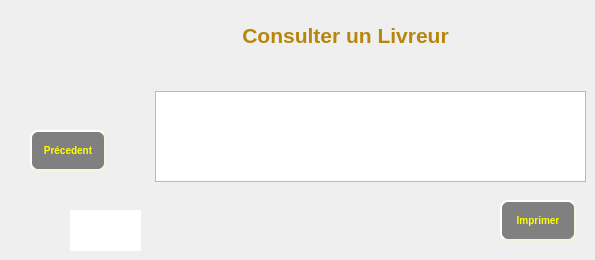
    <widget class="QWidget" name="page_6">
     <widget class="QLabel" name="label_5">
      <property name="geometry">
       <rect>
        <x>210</x>
        <y>20</y>
        <width>271</width>
        <height>31</height>
       </rect>
      </property>
      <property name="styleSheet">
       <string notr="true">font: 75 italic 55pt &quot;Montserrat&quot;;</string>
      </property>
      <property name="text">
       <string>&lt;html&gt;&lt;head/&gt;&lt;body&gt;&lt;p align=&quot;center&quot;&gt;&lt;span style=&quot; font-size:16pt; font-weight:600; color:#b8860b;&quot;&gt;Consulter un Livreur&lt;/span&gt;&lt;/p&gt;&lt;/body&gt;&lt;/html&gt;</string>
      </property>
     </widget>
     <widget class="QLabel" name="label_pic_6">
      <property name="geometry">
       <rect>
        <x>30</x>
        <y>30</y>
        <width>81</width>
        <height>81</height>
       </rect>
      </property>
      <property name="text">
       <string/>
      </property>
     </widget>
     <widget class="QTableView" name="tableView">
      <property name="geometry">
       <rect>
        <x>155</x>
        <y>91</y>
        <width>431</width>
        <height>91</height>
       </rect>
      </property>
      <property name="styleSheet">
       <string notr="true">background: rgb(173, 255, 47);
alternate-background-color: rgb(220, 220, 220);
show-decoration-selected: 1;

QtabtleView::item:selected {
    border: 1px solid #6a6ea9;
}
</string>
      </property>
      <attribute name="horizontalHeaderDefaultSectionSize">
       <number>150</number>
      </attribute>
     </widget>
     <widget class="QPushButton" name="pushButton_precedent_3">
      <property name="geometry">
       <rect>
        <x>30</x>
        <y>130</y>
        <width>76</width>
        <height>41</height>
       </rect>
      </property>
      <property name="styleSheet">
       <string notr="true">QPushButton#pushButton_precedent_3{
background-color: grey;
    border-style: outset;
    border-width: 2px;
    border-radius: 8px;
    border-color: beige;
    font:  bold 10px;
    color:yellow;
    min-width: 5em;
    padding: 6px;
}
#pushButton_precedent_3:hover {
    background-color:rgb(222, 184, 135);
    border-style: outset;
    border-width: 2px;
    border-radius: 8px;
    border-color: beige;
    font:  bold 10px;
    color:yellow;
    min-width: 5em;
    padding: 6px;
}

#pushButton_precedent_3:pressed{
background-color: grey;
    border-style: outset;
    border-width: 2px;
    border-radius: 8px;
    border-color: beige;
    font:  bold 10px;
    color:yellow;
    min-width: 5em;
    padding: 6px;}</string>
      </property>
      <property name="text">
       <string>Précedent</string>
      </property>
     </widget>
     <widget class="QPushButton" name="pushButton_print">
      <property name="geometry">
       <rect>
        <x>500</x>
        <y>200</y>
        <width>76</width>
        <height>41</height>
       </rect>
      </property>
      <property name="styleSheet">
       <string notr="true">QPushButton#pushButton_print{
background-color: grey;
    border-style: outset;
    border-width: 2px;
    border-radius: 8px;
    border-color: beige;
    font:  bold 10px;
    color:yellow;
    min-width: 5em;
    padding: 6px;
}
#pushButton_print:hover {
    background-color:rgb(222, 184, 135);
    border-style: outset;
    border-width: 2px;
    border-radius: 8px;
    border-color: beige;
    font:  bold 10px;
    color:yellow;
    min-width: 5em;
    padding: 6px;
}

#pushButton_print:pressed{
background-color: grey;
    border-style: outset;
    border-width: 2px;
    border-radius: 8px;
    border-color: beige;
    font:  bold 10px;
    color:yellow;
    min-width: 5em;
    padding: 6px;}</string>
      </property>
      <property name="text">
       <string>Imprimer</string>
      </property>
     </widget>
     <widget class="QLabel" name="label_temp">
      <property name="geometry">
       <rect>
        <x>70</x>
        <y>210</y>
        <width>71</width>
        <height>41</height>
       </rect>
      </property>
      <property name="styleSheet">
       <string notr="true">background-color: rgb(255, 255, 255);
color: rgb(0, 0, 0);</string>
      </property>
      <property name="text">
       <string/>
      </property>
     </widget>
    </widget>
